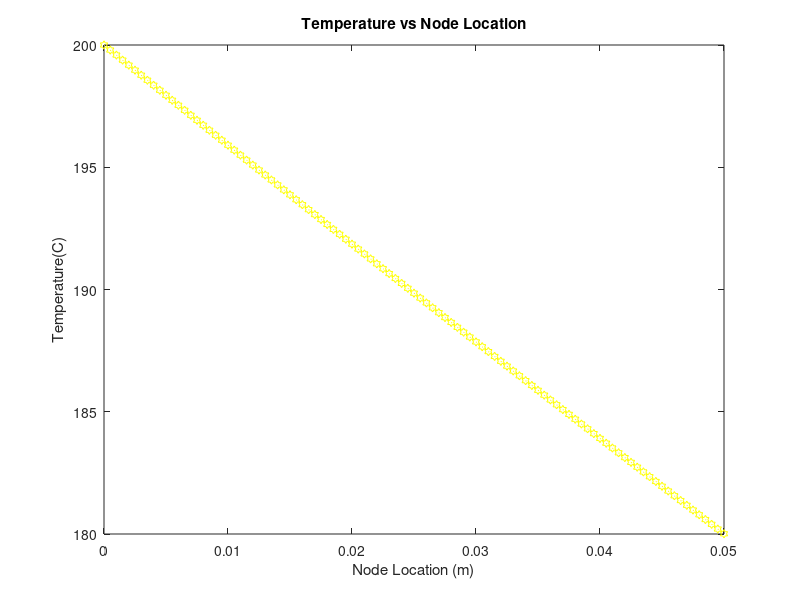

Write MATLAB code to recreate this figure.


%node_limit =6;
%node_limit = 11
%node_limit = 21
node_limit = 101;
%Initilize A
A = zeros(node_limit,node_limit);
b = zeros(node_limit,1);
T0 = 200;
%Constants
k = 60;
L =5;
%Convert to meters
L = L/100;
base_thickness = 1;
%Convert to meters
base_thickness = base_thickness/100;
delta_x = L/(node_limit-1);
Tinf = 25;

theta = atan((base_thickness/2)/L);
h = 15;


%m = 1
A(1,1) = 1;
b(1,1) = T0;



%m = node_limit;
A(node_limit,node_limit-1) = 1;
delta_x_ex = delta_x;
A(node_limit,node_limit) = -1*(1+(h*delta_x/(k*sin(theta))));
b(node_limit,1) = -1*((h*delta_x_ex/(k*sin(theta)))) * Tinf;

%internal nodes
for m = 2:1:node_limit-1
    coff_T_prev = 1-(m-(1/2))*delta_x/L;
    A(m,m-1) = coff_T_prev;
    coff_T = -1*((2-2*m*delta_x/L) + h*delta_x^2/(k*L*sin(theta)));
    A(m,m)= coff_T;
    coff_T_next = 1-((m+(1/2))*delta_x/L);
    A(m,m+1) = coff_T_next;
    b(m,1) = -1*(h*delta_x^2/(k*L*sin(theta)))*Tinf;
end

%formating to display nicely, solving with reduced row echilon function
T_values = rref([A b]);
T_values = T_values(:,node_limit+1);

% part 3
w =1;
%heat transfer
Qfin = h*(w*delta_x/cos(theta));
inside_Qfin = (T_values(1,1) - Tinf) + (T_values(node_limit,1) - Tinf);
run_sum = 0;
for m = 2:1:node_limit-1
    run_sum = run_sum + (T_values(m,1) - Tinf);
    
end
inside_Qfin= inside_Qfin + 2*run_sum;
Qfin = Qfin*inside_Qfin;
%fin efficiency
Qmax = h*(2*w*L/cos(theta))*(T0 - Tinf);
nfin = Qfin/Qmax;
%Finding node locations by starting at 0 and increasing each node by
%delta_x
x = 0;
for ii = 2:node_limit
    x = [x;(ii-1)*delta_x];
end
%End of numerical solution

%Anylitical solution
 
N  = 2*sqrt(h/(k*(base_thickness/2)));

ztop =sqrt(L*(L-x)).*N; 
zBottom = N*sqrt(L^2);
T_Ana = besseli(0,ztop)./besseli(0,zBottom);
T_Ana = T_Ana.*(T0-Tinf);
T_Ana = T_Ana + Tinf;

%Analytical Qfin and nfin
Qfin_Ana = 2*w*sqrt(h*k*(base_thickness/2))*(T0-Tinf);
bess1 = (besseli(1,2*sqrt(h*L^2/(k*(base_thickness/2)))));

bess0 = (besseli(0,2*sqrt(h*L^2/(k*(base_thickness/2)))));

Qfin_Ana = Qfin_Ana * (bess1 /bess0);

Qmax_Ana = 2*h*sqrt(L^2+(base_thickness/2)^2)*(w*(T0-Tinf));

nfin_Ana = Qfin_Ana/Qmax_Ana;

fprintf('Numerical : Rate of Heat Transfer %f, Fin Efficiency %f\n',Qfin,nfin);
fprintf('Analytical : Rate of Heat Transfer %f, Fin Efficiency %f\n',Qfin_Ana,nfin_Ana);








%hold on
plot(x,T_values,'c.-');
plot(x,T_Ana,'yh:');
ylabel('Temperature(C)');
xlabel('Node Location (m)');
title('Temperature vs Node Location');
%legend('Numerical T','Analytical T');
%hold off
